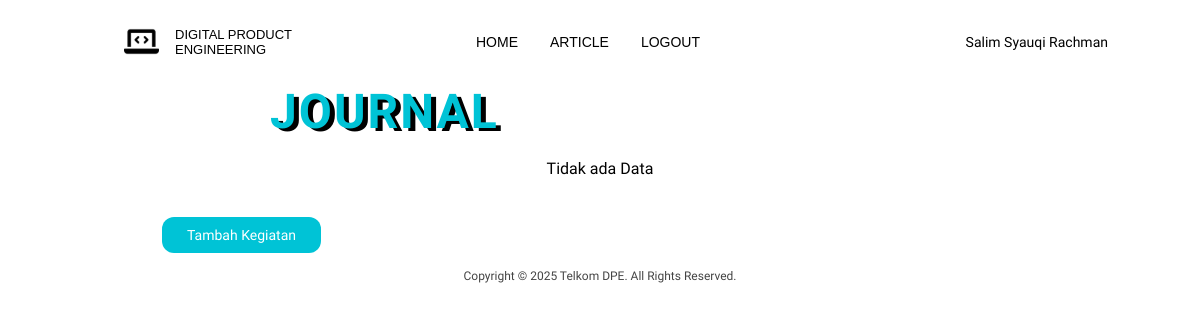
The page /pages/journal/jurnaldata.php (signed in) on the database as committed earlier.
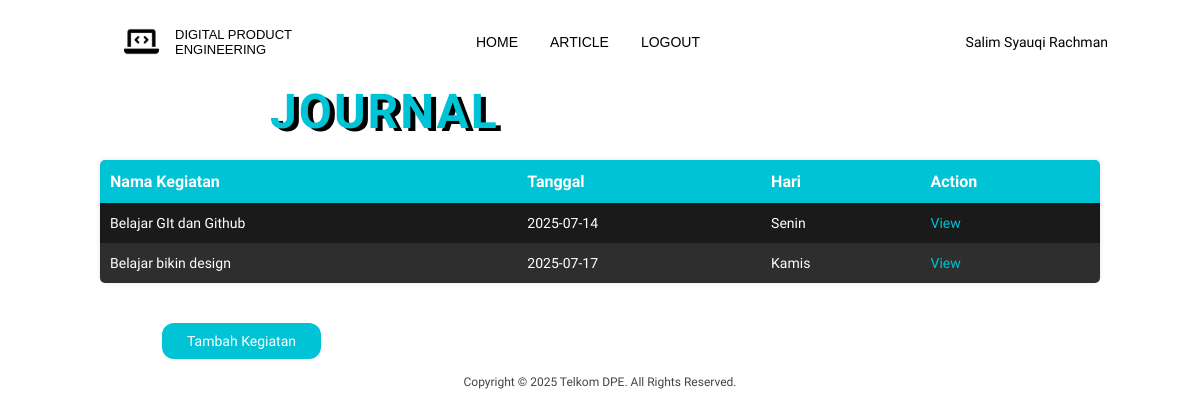
The same page on the database as committed later.
### tables this page shows
CREATE TABLE `jurnal` (
  `Id_Jurnal` int(11) NOT NULL,
  `id_login` int(11) NOT NULL,
  `Nama_Pekerjaan` varchar(255) NOT NULL,
  `Perencanaan_Pekerjaan` varchar(10000) NOT NULL,
  `Dokumentasi` varchar(255) NOT NULL,
  `Tanggal` date NOT NULL,
  `Hari` enum('Senin','Selasa','Rabu','Kamis','Jumat') NOT NULL
);

### pages/journal/jurnaldata.php (the view, shortened to what this page needs)
<?php
include("../../connection.php");
$username = $_SESSION['username'];
$id_login = $_SESSION['id'];
$article = mysqli_query($conn, "SELECT * FROM jurnal WHERE id_login = '$id_login'");
?>
<!DOCTYPE html>
<html lang="id">
<head>
</head>
<body>
    <header>
        <div class="header-container">
            <div class="logo">
                <img src="../../asset/8665571_laptop_code_icon 1.svg" alt="Logo" height="35px" />
                <p>DIGITAL PRODUCT <br /> ENGINEERING</p>
            </div>
            <nav>
                <a href="../../index.html">HOME</a>
                <a href="../page.php?Id=1&No=1">ARTICLE</a>
                <a href="../../index.html">LOGOUT</a>
            </nav>
        </div>
        <p style="margin-left: auto; font-size: 14px;"><?= $username ?></p>
    </header>
    <main>
        <h1 class="title">JOURNAL</h1>
        <?php if($article->num_rows > 0) { ?>
        <div class="table-container">
            <table>
                <thead>
                    <tr>
                        <th>Nama Kegiatan</th>
                        <th>Tanggal</th>
                        <th>Hari</th>
                        <th>Action</th>
                    </tr>
                </thead>
                <tbody>
                    <?php while ($jurnal = $article->fetch_assoc()): ?>
                        <tr>
                            <td><?php echo $jurnal["Nama_Pekerjaan"]; ?></td>
                            <td><?php echo $jurnal["Tanggal"]; ?></td>
                            <td><?php echo $jurnal["Hari"]; ?></td>
                            <td><a href="jurnalactivity.php">View</a></td>
                        </tr>
                    <?php endwhile; ?>
                </tbody>
            </table>
        </div>
        <?php }else{
            echo "<br><center>Tidak ada Data</center><br>";
        } ?>
        <div style="margin: 20px 13.5% 0;">
            <button onclick="location.href='jurnalinput.php'" style="
                background-color: #00c3d6;
                color: white;
                border: none;
                border-radius: 12px;
                padding: 10px 25px;
                font-family: 'Kanit', sans-serif;
                cursor: pointer;
                font-size: 14px;
            ">Tambah Kegiatan</button>
        </div>
    </main>
    <div class="copyright">
        Copyright © 2025 Telkom DPE. All Rights Reserved.
    </div>
</body>
</html>

### pages/journal/jurnaldata.php (style rules this page uses)
* { box-sizing: border-box; margin: 0; padding: 0; }
body { font-family: 'Kanit', sans-serif; background-color: #fff; color: #000; }
header { display: flex; justify-content: left; align-items: center; padding: 1rem 2rem; width: 100%; max-width: 1080px; margin: 0 auto; gap: 2rem; min-width: 600px; }
.header-container { display: flex; justify-content: space-between; align-items: center; padding: 0.5rem 2rem; flex-wrap: wrap; font-family: Jura, sans-serif; max-width: 640px; width: 100%; box-sizing: border-box; }
nav { display: flex; flex-wrap: wrap; gap: 2rem; }
nav a { color: #000; text-decoration: none; font-size: 14px; position: relative; transition: color 0.3s ease; }
.logo { display: flex; align-items: center; gap: 1rem; font-size: small; }
.title { font-size: 48px; margin-left: 270px; text-align: left; text-shadow: 5px 3px #000000; letter-spacing: 2px; color: #00c3d6; }
.table-container { display: flex; justify-content: center; padding: 20px; }
table { border-collapse: collapse; width: 90%; max-width: 1000px; box-shadow: 0 0 5px rgba(0, 0, 0, 0.1); border-radius: 5px; overflow: hidden; }
thead { background-color: #00c3d6; color: white; font-weight: bold; }
thead th { padding: 12px 10px; text-align: left; }
tbody td { padding: 12px 10px; color: white; font-size: 14px; }
tbody tr:nth-child(odd) { background-color: #1a1a1a; }
tbody tr:nth-child(even) { background-color: #2e2e2e; }
tbody a { color: #00c3d6; text-decoration: none; }
.copyright { text-align: center; font-size: 12px; margin: 1rem 0; color: #444; }

Rows that differ between the two databases and show on the page:
added jurnal: Nama_Pekerjaan "Belajar GIt dan Github", Tanggal "2025-07-14", Hari "Senin"
added jurnal: Nama_Pekerjaan "Belajar bikin design", Tanggal "2025-07-17", Hari "Kamis"
Other text that changed with them:
text no longer shown: "Tidak ada Data"
text now shown: "Nama Kegiatan Tanggal Hari Action"
